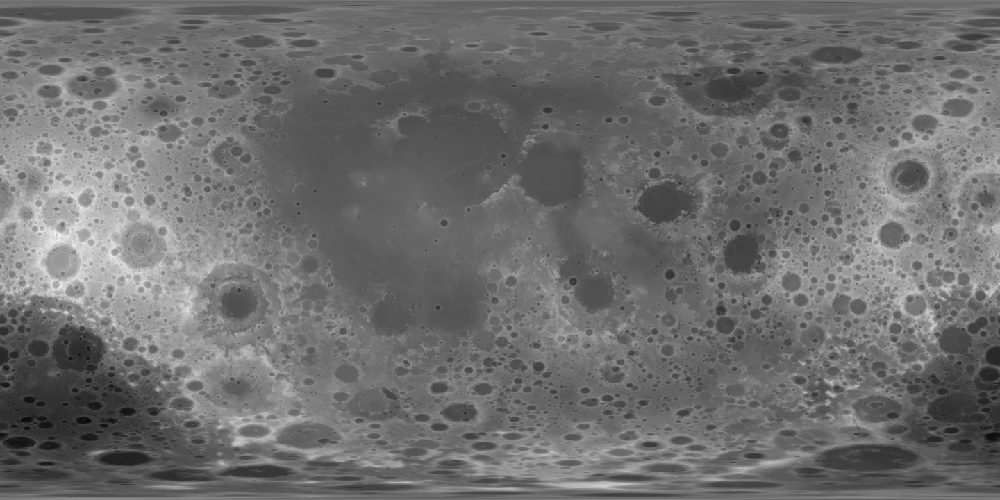
#> input picture resources/moon/ldem_4_uint.tif, 1000 x 500 px, shrunk from 1440 x 720 before the run
$ python dem_to_heightmap.py
#> lines starting #> are read from the running program, lines starting #| are printed output that depends on the picture
#!/usr/bin/env python3
"""Convert a 16-bit LOLA DEM TIFF into a Godot-readable normalized heightmap.

Godot cannot load TIFF and its 16-bit PNG support is unreliable, so we encode a
normalized [0..1] height into two 8-bit channels (R=high byte, G=low byte) of a
plain RGB8 PNG. This is lossless through Godot's 8-bit PNG loader and gives full
16-bit precision back in-engine as h01 = (R * 256 + G) / 65535.

Source: NASA SVS ldem_4_uint.tif (equirectangular, 0deg-centered).
Encoding of source DN: elevation_m = (DN - 20000) * 0.5

Outputs (next to the source):
  resources/moon/lunar_dem_rg16.png   RGB8, R/G = 16-bit normalized height
  resources/moon/lunar_dem_meta.json  {min_m, max_m, width, height}
"""

import json
import os
import sys

from PIL import Image

REPO = os.path.dirname(os.path.dirname(os.path.dirname(os.path.abspath(__file__))))
SRC = os.path.join(REPO, "resources", "moon", "ldem_4_uint.tif")
OUT_PNG = os.path.join(REPO, "resources", "moon", "lunar_dem_rg16.png")
OUT_META = os.path.join(REPO, "resources", "moon", "lunar_dem_meta.json")

# LOLA uint encoding: elevation in meters above the 1737.4 km reference sphere.
DN_OFFSET = 20000.0
DN_SCALE_M = 0.5


def main() -> int:
    if not os.path.exists(SRC):
        print("ERROR: missing source DEM %s" % SRC, file=sys.stderr)
        return 1

    img = Image.open(SRC)
#> img is the input picture: PIL image 1000x500 I;16; min 2243, max 40733, mean 18961.2
    # Force single-channel 32-bit int access ("I") so we keep the full DN range.
    img = img.convert("I")
#> img: PIL image 1000x500 I
    w, h = img.size
#> w = 1000; h = 500
    print("DEM: %s %dx%d mode=%s" % (os.path.basename(SRC), w, h, img.mode))
#| DEM: ldem_4_uint.tif 1000x500 mode=I

    dn = list(img.getdata())
#> dn = 500000 items
    dn_min = min(dn)
#> dn_min = 2243
    dn_max = max(dn)
#> dn_max = 40733
    span = float(dn_max - dn_min) if dn_max > dn_min else 1.0
#> span = 38490
    min_m = (dn_min - DN_OFFSET) * DN_SCALE_M
#> min_m = -8878.5
    max_m = (dn_max - DN_OFFSET) * DN_SCALE_M
#> max_m = 10366.5
    print("DEM DN range %d..%d -> meters %.1f..%.1f" % (dn_min, dn_max, min_m, max_m))
#| DEM DN range 2243..40733 -> meters -8878.5..10366.5

    buf = bytearray(w * h * 3)
    for i, v in enumerate(dn):
        n16 = int(round((v - dn_min) / span * 65535.0))
        if n16 < 0:
            n16 = 0
        elif n16 > 65535:
            n16 = 65535
        j = i * 3
        buf[j] = (n16 >> 8) & 0xFF
        buf[j + 1] = n16 & 0xFF
        buf[j + 2] = 0
#> this loop made 500000 passes
#> j on passes 1 to 3: 0, 3, 6

    out = Image.frombytes("RGB", (w, h), bytes(buf))
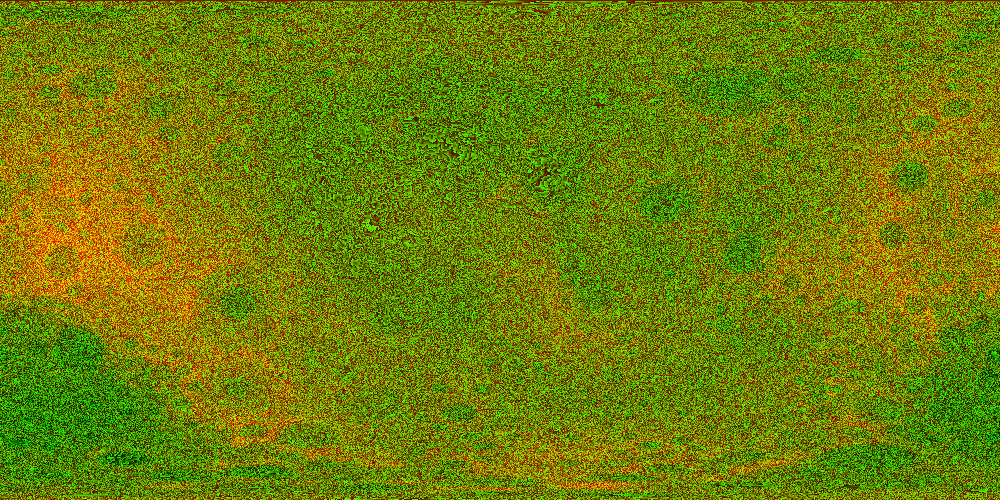
#> out: PIL image 1000x500 RGB; mean R, G, B 110.7, 127.4, 0
    out.save(OUT_PNG)
    meta = {"min_m": min_m, "max_m": max_m, "width": w, "height": h}
#> meta = {'min_m': -8878.5, 'max_m': 10366.5, 'width': 1000, 'height': 500}
    with open(OUT_META, "w") as f:
        json.dump(meta, f, indent=2)
    print("WROTE %s" % OUT_PNG)
    print("WROTE %s -> %s" % (OUT_META, json.dumps(meta)))
#| WROTE resources/moon/lunar_dem_meta.json -> {"min_m": -8878.5, "max_m": 10366.5, "width": 1000, "height": 500}
    return 0


if __name__ == "__main__":
    sys.exit(main())
#> (the program exits here)
